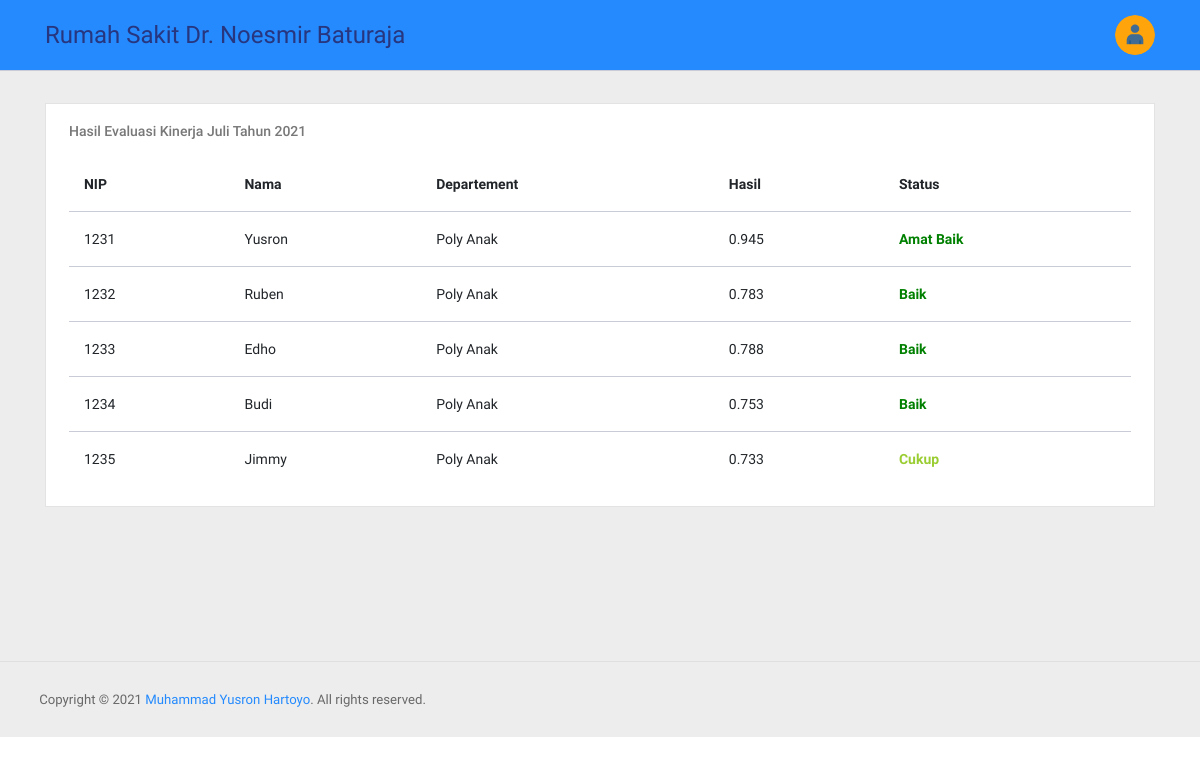
Page /index.php/c_pengumuman/reports on the earlier database version.
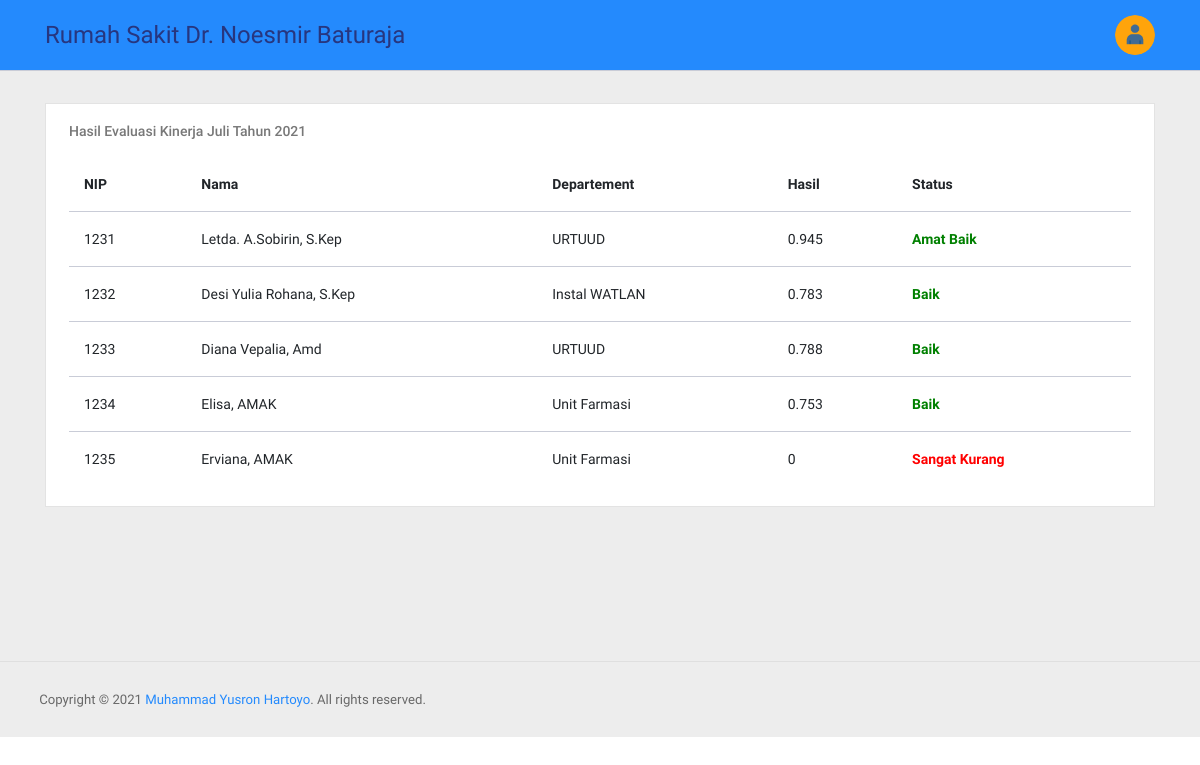
Same page on the later database version.
### tables this page shows
CREATE TABLE `pegawai` (
  `id_pegawai` int(11) NOT NULL,
  `nip` varchar(20) NOT NULL,
  `nama` varchar(100) NOT NULL,
  `departement_id` int(11) DEFAULT NULL,
  `kontak` varchar(15) NOT NULL
);

CREATE TABLE `departement` (
  `id_departement` int(11) NOT NULL,
  `namadepartement` varchar(100) NOT NULL,
  `deskripsidepartement` text NOT NULL
);

### application/core/MY_controller.php (called while the page is built, shortened)
<?php
class MY_Controller extends CI_Controller
{
    protected function renderp($view, $data = '')
    {
        $this->load->view('backend/layouts/head-pengunjung', $data);
        $this->load->view($view, $data);
        $this->load->view('backend/layouts/foot-pengunjung');
    }
}

### application/controllers/C_pengumuman.php (called while the page is built, shortened)
<?php
class C_pengumuman extends MY_Controller
{
    public function reports()
    {
        $current_month = date('m');
        $current_year = date('Y');
        $cond = [
            'periode_bulan' => $current_month,
            'periode_tahun' =>  $current_year
        ];
        $kriteria = $this->kriteria();
        $nilai = $this->nilai($cond);
        if (count($nilai) == 0) {
            $day = $this->POST('periode_bulan');
            if ($day > 9) {
                $days = $day;
            } else {
                $days = '0' . $day;
            }
            $data['message'] = 'Tidak ada evaluasi pada bulan ' . $this->arr_bulan($days) . ' tahun ' . $this->POST('periode_tahun');
            $data['title'] = 'Hasil Evaluasi Kinerja';
            $this->render('backend/evaluasi/evaluasi-notfound', $data);
        } else {
            $alternatif = $this->alternatif();
            $data_array = $this->data_array($alternatif, $kriteria, $nilai);
            $normalisasi = $this->normalisasi($alternatif, $kriteria, $data_array);
            $preferensi = $this->preferensi($alternatif, $kriteria, $normalisasi);
            @$sum_arr = $this->sum_arr($alternatif, $kriteria, $preferensi);
            $data['data_hasilpenilaian'] = $sum_arr;
            $data['data_pegawai'] = $this->m_pegawai->get_data();
            $bulan = $this->arr_bulan($current_month);
            $data['title'] = 'Hasil Evaluasi Kinerja ' . $bulan . ' Tahun ' . $current_year;
            $this->renderp('frontend/evaluasi/hasil-evaluasi', $data);
        }
    }
    private function kriteria()
    {
        return $this->m_kriteria->get_kriteria();
    }
    private function nilai($cond = '')
    {
        return $this->m_penilaian->get_penilaian($cond);
    }
    private function alternatif()
    {
        return $this->m_pegawai->get_alternatif();
    }
    private function data_array($alternatif, $kriteria, $nilai)
    {
        for ($i = 0; $i < count($alternatif); $i++) {
            for ($j = 0; $j < count($kriteria); $j++) {
                foreach ($nilai as $n) {
                    if ($n['pegawai_id'] == $alternatif[$i]['id_pegawai'] && $n['kriteria_id'] == $kriteria[$j]['kriteria_id']) {
                        $data_array[$i][$j] = $n['jawaban'];
                    }
                }
            }
        }
        return $data_array;
    }
    private function normalisasi($alternatif, $kriteria, $data_array)
    {
        foreach ($alternatif as $i => $v) {
            foreach ($kriteria as $j => $k) {
                $normalisasi[$i][$j] = $data_array[$i][$j] / $k['nilai_max'];
            }
        }
        return $normalisasi;
    }
    private function preferensi($alternatif, $kriteria, $normalisasi)
    {
        foreach ($alternatif as $i => $v) {
            foreach ($kriteria as $j => $k) {
                $preferensi[$i][$j] =  $normalisasi[$i][$j] * ($k['kriteria_bobot'] / 100);
            }
        }
        return $preferensi;
    }
    private function sum_arr($alternatif, $kriteria, $preferensi)
    {
        foreach ($alternatif as $i => $v) {
            foreach ($kriteria as $j => $k) {
                $sum_arr[$i] +=  ($preferensi[$i][$j]);
            }
        }
        return $sum_arr;
    }
}

### index.php (called while the page is built, shortened)
<?php
require_once BASEPATH.'core/CodeIgniter.php';

### application/models/M_pegawai.php (called while the page is built, shortened)
<?php
class M_pegawai extends MY_model
{
    public function get_data()
    {
        $this->db->select('*');
        $this->db->from('pegawai');
        $this->db->join('departement', 'pegawai.departement_id = departement.id_departement');
        $this->db->order_by('nip', 'ASC');
        $query = $this->db->get()->result();
        return $query;
    }
    public function get_alternatif()
    {
        $this->db->select('id_pegawai,nama');
        $this->db->from('pegawai');
        $this->db->order_by('nip', 'ASC');
        return $this->db->get()->result_array();
    }
}

### application/views/frontend/evaluasi/hasil-evaluasi.php (the view, shortened to what this page needs)
<div class="container-fluid page-body-wrapper">
    <div class="main-panel">
        <div class="content-wrapper">
            <div class="card">
                <div class="card-body">
                    <h4 class="card-title"><?= $title; ?></h4>
                    <div class="row">
                        <div class="col-12">
                            <div class="table-responsive">
                                <table id="order-listing" class="table">
                                    <thead>
                                        <tr>
                                            <th>NIP</th>
                                            <th>Nama</th>
                                            <th>Departement</th>
                                            <th>Hasil</th>
                                            <th>Status</th>
                                        </tr>
                                    </thead>
                                    <tbody>
                                        <?php
                                        $no = 0;
                                        foreach ($data_pegawai as $j => $i) : $no++;
                                            $hasil_akhir = round($data_hasilpenilaian[$j], 3) * 100;
                                        ?>
                                            <tr>
                                                <td><?= $i->nip ?></td>
                                                <td><?= $i->nama ?></td>
                                                <td><?= $i->namadepartement ?></td>
                                                <td><?= round($data_hasilpenilaian[$j], 3) ?></td>
                                                <td>
                                                    <?php if ($hasil_akhir > 85) { ?>
                                                        <strong style="color: green;">Amat Baik</strong>
                                                    <?php } else if ($hasil_akhir > 75) { ?>
                                                        <strong style="color: green;">Baik</strong>
                                                    <?php } else if ($hasil_akhir > 65) { ?>
                                                        <strong style="color: yellowgreen;">Cukup</strong>
                                                    <?php } else if ($hasil_akhir > 55) { ?>
                                                        <strong style="color: orange;">Kurang</strong>
                                                    <?php } else { ?>
                                                        <strong style="color: red;">Sangat Kurang</strong>
                                                    <?php } ?>
                                                </td>
                                            </tr>
                                        <?php endforeach; ?>
                                    </tbody>
                                </table>
                            </div>
                        </div>
                    </div>
                </div>
            </div>
        </div>

### application/views/backend/layouts/head-pengunjung.php (shortened to what this page needs)
<!DOCTYPE html>
<html lang="en">
<head>
    <link rel="stylesheet" href="<?= base_url('assets/vendors/ti-icons/css/themify-icons.css') ?>">
    <link rel="stylesheet" href=".<?= base_url('assets/vendors/css/vendor.bundle.base.css') ?>">
    <link rel="stylesheet" href="<?= base_url('assets/') ?>vendors/select2/select2.min.css">
    <link rel="stylesheet" href="<?= base_url('assets/') ?>vendors/select2-bootstrap-theme/select2-bootstrap.min.css">
    <link rel="stylesheet" href="<?= base_url('assets/sweetalert/sweetalert2.min.css') ?>">
    <link rel="stylesheet" href="<?= base_url('assets/vendors/datatables.net-bs4/dataTables.bootstrap4.css') ?>">
    <link rel="stylesheet" href="<?= base_url('assets/css/horizontal-layout-light/style.css') ?>">
</head>
<body>
    <div class="container-scroller">
        <?php include 'nav-pengunjung.php'; ?>

### application/views/backend/layouts/nav-pengunjung.php (shortened to what this page needs)
<div class="horizontal-menu">
    <nav class="navbar top-navbar col-lg-12 col-12 p-0">
        <div class="container">
            <div class="text-center navbar-brand-wrapper d-flex align-items-center justify-content-center">
                <a class="navbar-brand brand-logo" href="<?= base_url('evaluasi/reports') ?>">Rumah Sakit Dr. Noesmir Baturaja</a>
            </div>
            <div class="navbar-menu-wrapper d-flex align-items-center justify-content-end">
                <ul class="navbar-nav navbar-nav-right">
                    <li class="nav-item nav-profile dropdown">
                        <a class="nav-link" href="#" data-toggle="dropdown" id="profileDropdown">
                            <img src="<?= base_url('assets/images/icon.png'); ?>" alt="profile" />
                        </a>
                    </li>
                </ul>
            </div>
        </div>
    </nav>
</div>

### application/views/backend/layouts/foot-pengunjung.php (shortened to what this page needs)
<footer class="footer">
    <div class="w-100 clearfix">
        <span class="text-muted d-block text-center text-sm-left d-sm-inline-block">Copyright © 2021 <a href="https://www.github.com/muhammadyusronn" target="_blank">Muhammad Yusron Hartoyo</a>. All rights reserved.</span>
    </div>
</footer>
</div>
</div>
</div>
</body>
</html>

Differences in the rows shown:
changed pegawai: nama "Yusron" → "Letda. A.Sobirin, S.Kep"; departement.namadepartement "Poly Anak" → "URTUUD"
changed pegawai: nama "Ruben" → "Desi Yulia Rohana, S.Kep"; departement.namadepartement "Poly Anak" → "Instal WATLAN"
changed pegawai: nama "Edho" → "Diana Vepalia, Amd"; departement.namadepartement "Poly Anak" → "URTUUD"
changed pegawai: nama "Budi" → "Elisa, AMAK"; departement.namadepartement "Poly Anak" → "Unit Farmasi"
changed pegawai: nama "Jimmy" → "Erviana, AMAK"; departement.namadepartement "Poly Anak" → "Unit Farmasi"; j "0.733" → "0"; text "Cukup" → "Sangat Kurang"
